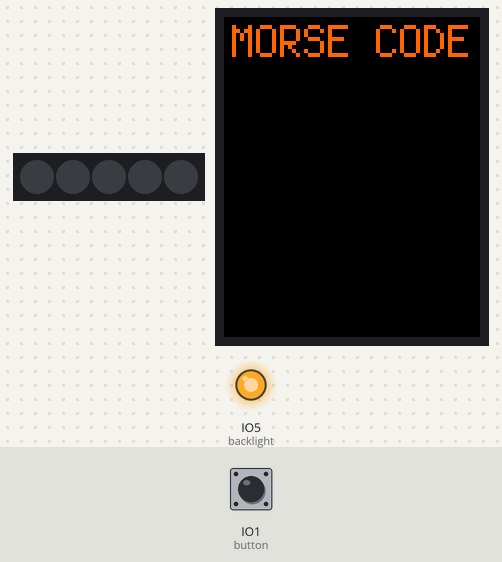
Bench run of a program on a simulated ESP32 board running CircuitPython. On the bench: 5 RGB LEDs in strip order, left to right, 128×160 colour display, output pins drawn as LEDs (lit = HIGH). Inputs (shaded band) come from the test bench; at power-on: IO1 (button) HIGH. Dim RGB values are drawn brighter than linear; pins used as bus, display or sensor lines are not drawn.

Above: at 1.2 s.
1.3 s: IO1 (button) pulled LOW for 0.15 s
At 1.38 s:
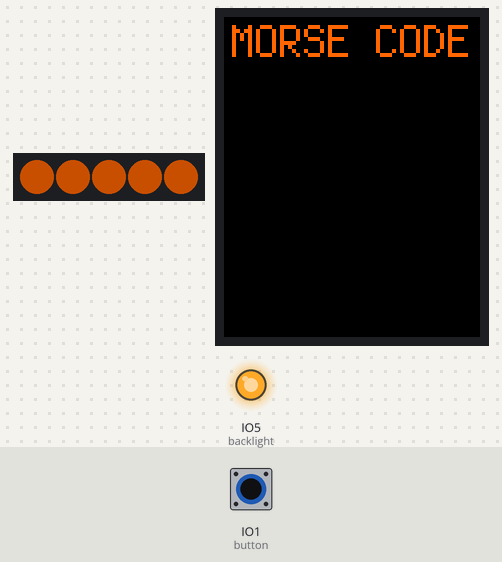
2.0 s: IO1 (button) pulled LOW for 1 s
At 2.6 s:
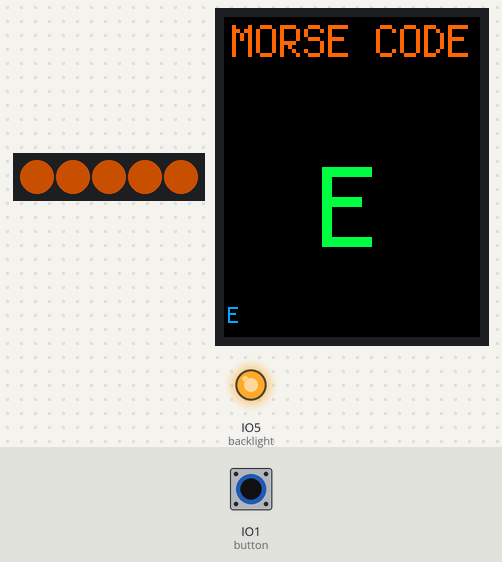
3.6 s: IO1 (button) pulled LOW for 0.15 s
At 4.01 s:
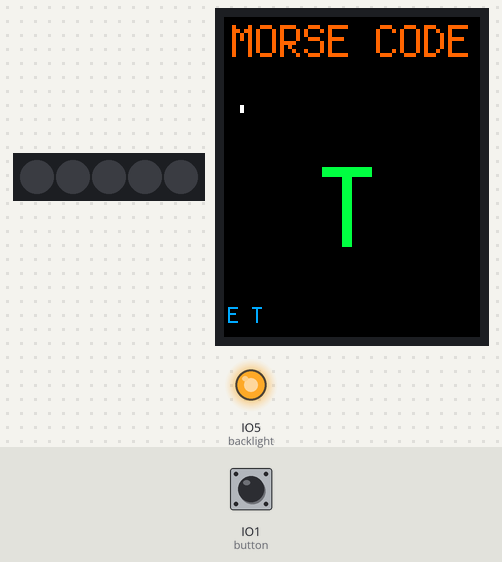
4.3 s: IO1 (button) pulled LOW for 3.2 s
At 5.5 s:
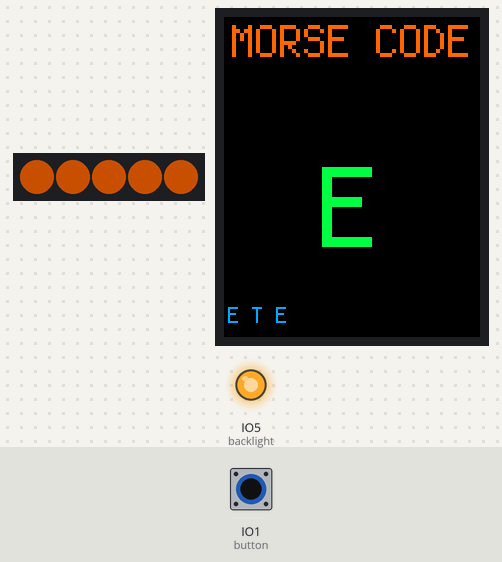
8.1 s: IO1 (button) pulled LOW for 0.15 s
At 8.51 s:
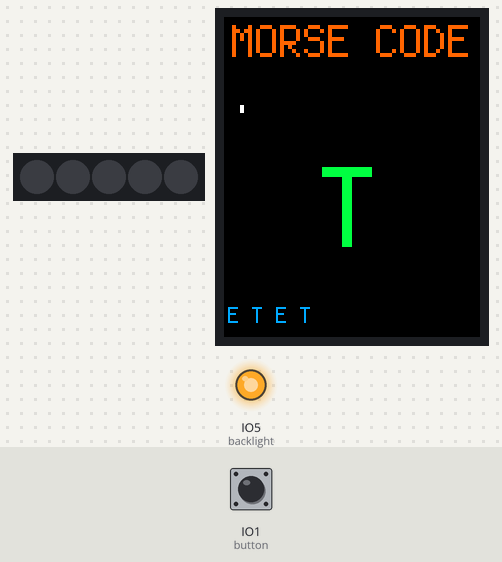
8.8 s: IO1 (button) pulled LOW for 1 s
At 9.6 s:
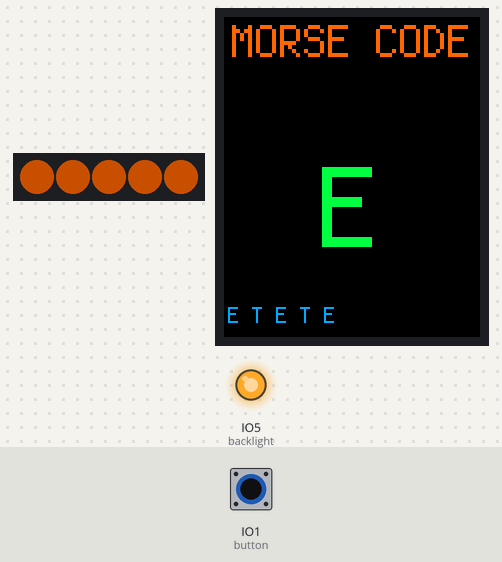
Timing chart, 0 to 11.4 s (numbered marks = the images above; inputs shaded):
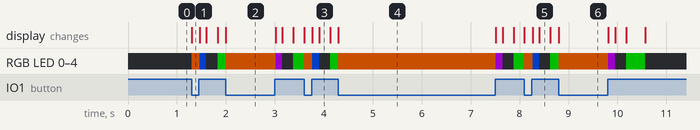

The program:

code.py
```python
import board
import busio
import displayio
import time
import digitalio
import neopixel
import fourwire
import adafruit_st7735r
import pwmio
from adafruit_display_text import label
import terminalio

# ---------------------------------------------------------------------------
# Morse code table
# ---------------------------------------------------------------------------
MORSE_TABLE = {
    '.-': 'A',    '-...': 'B',  '-.-.': 'C',  '-..': 'D',
    '.': 'E',     '..-.': 'F',  '--.': 'G',   '....': 'H',
    '..': 'I',    '.---': 'J',  '-.-': 'K',   '.-..': 'L',
    '--': 'M',    '-.': 'N',    '---': 'O',   '.--.': 'P',
    '--.-': 'Q',  '.-.': 'R',   '...': 'S',   '-': 'T',
    '..-': 'U',   '...-': 'V',  '.--': 'W',   '-..-': 'X',
    '-.--': 'Y',  '--..': 'Z',
    '-----': '0', '.----': '1', '..---': '2', '...--': '3',
    '....-': '4', '.....': '5', '-....': '6', '--...': '7',
    '---..': '8', '----.': '9',
}

# ---------------------------------------------------------------------------
# Switch 1 — IO1, pull-down wired (LOW when pressed); use internal Pull.UP
# ---------------------------------------------------------------------------
button = digitalio.DigitalInOut(board.IO1)
button.direction = digitalio.Direction.INPUT
button.pull = digitalio.Pull.UP   # True = released, False = pressed

# ---------------------------------------------------------------------------
# NeoPixels — IO4, 5 LEDs; used as input feedback
# ---------------------------------------------------------------------------
pixels = neopixel.NeoPixel(board.IO4, 5, brightness=0.4, auto_write=False)
pixels.fill((0, 0, 0))
pixels.show()

# ---------------------------------------------------------------------------
# Display
# ---------------------------------------------------------------------------
backlight = pwmio.PWMOut(board.IO5, frequency=1000, duty_cycle=65000)

# Font chip CS — must stay high so the font ROM doesn't corrupt the SPI bus
font_cs = digitalio.DigitalInOut(board.IO9)
font_cs.direction = digitalio.Direction.OUTPUT
font_cs.value = True

displayio.release_displays()
spi = busio.SPI(clock=board.IO12, MOSI=board.IO11)
display_bus = fourwire.FourWire(
    spi, command=board.IO6, chip_select=board.IO10, reset=board.IO7, baudrate=8_000_000
)
display = adafruit_st7735r.ST7735R(
    display_bus, width=128, height=160, rotation=0, bgr=True
)

bg_bitmap = displayio.Bitmap(128, 160, 1)
bg_palette = displayio.Palette(1)
bg_palette[0] = 0x000000
group = displayio.Group()
group.append(displayio.TileGrid(bg_bitmap, pixel_shader=bg_palette))

# "MORSE CODE" — 10 chars * 6px * scale 2 = 120px, x=4 fits 128px display
title_lbl = label.Label(terminalio.FONT, text="MORSE CODE", color=0xFF6600, scale=2, x=4, y=12)
group.append(title_lbl)

# Current input pattern (dots and dashes accumulate here while typing a letter)
pattern_lbl = label.Label(terminalio.FONT, text="", color=0xFFFFFF, scale=2, x=4, y=40)
group.append(pattern_lbl)

# Large decoded character — scale=5 (~30px wide), centered x=(128-30)//2=49
char_lbl = label.Label(terminalio.FONT, text=" ", color=0x00FF44, scale=5, x=49, y=95)
group.append(char_lbl)

# Accumulated decoded text — two lines at scale=1 (~21 chars each = 42 chars history)
text_lbl1 = label.Label(terminalio.FONT, text="", color=0x00AAFF, scale=1, x=2, y=131)
text_lbl2 = label.Label(terminalio.FONT, text="", color=0x00AAFF, scale=1, x=2, y=149)
group.append(text_lbl1)
group.append(text_lbl2)

display.root_group = group

# ---------------------------------------------------------------------------
# Timing constants — calibrated for ~10 WPM (PARIS standard, 1 unit = 80 ms)
# ---------------------------------------------------------------------------
UNIT             = 0.08
DOT_DASH_THRESH  = UNIT * 2.0   # < 160 ms = dot,  >= 160 ms = dash
CHAR_TIMEOUT     = UNIT * 4.5   # 360 ms gap after last release → decode
WORD_TIMEOUT     = UNIT * 9.0   # 720 ms gap → insert word space
DEBOUNCE         = 0.025        # 25 ms hardware debounce

MAX_LINE_CHARS   = 21     # chars per history line (128px / 6px per char)
MAX_TEXT_CHARS   = MAX_LINE_CHARS * 2


def update_text_display():
    if len(decoded_text) <= MAX_LINE_CHARS:
        text_lbl1.text = ""
        text_lbl2.text = decoded_text
    else:
        text_lbl1.text = decoded_text[-MAX_LINE_CHARS * 2:-MAX_LINE_CHARS]
        text_lbl2.text = decoded_text[-MAX_LINE_CHARS:]


# ---------------------------------------------------------------------------
# State
# ---------------------------------------------------------------------------
btn_state       = True    # debounced button (True = released)
last_edge_time  = 0.0
press_start     = 0.0
last_release    = 0.0
current_pattern = ""      # accumulates '.' and '-' for the current letter
decoded_text    = ""
char_pending    = False   # True while waiting for CHAR_TIMEOUT after a release
led_off_time    = 0.0     # monotonic time to extinguish LEDs (0 = stay on)


def set_leds(color, duration=0.0):
    global led_off_time
    pixels.fill(color)
    pixels.show()
    led_off_time = (time.monotonic() + duration) if duration > 0.0 else 0.0


def commit_char():
    global current_pattern, decoded_text, char_pending
    if not current_pattern:
        return
    letter = MORSE_TABLE.get(current_pattern, '?')
    decoded_text += letter
    if len(decoded_text) > MAX_TEXT_CHARS:
        decoded_text = decoded_text[-MAX_TEXT_CHARS:]
    char_lbl.text = letter
    update_text_display()
    current_pattern = ""
    pattern_lbl.text = ""
    char_pending = False
    set_leds((0, 200, 0), 0.4)   # green flash on successful decode


# ---------------------------------------------------------------------------
# Main loop
# ---------------------------------------------------------------------------
while True:
    now = time.monotonic()
    raw = button.value

    # --- Debounced edge detection ---
    if raw != btn_state and (now - last_edge_time) > DEBOUNCE:
        btn_state = raw
        last_edge_time = now

        if not btn_state:          # falling edge — button pressed
            press_start = now
            set_leds((255, 100, 0))        # amber while held

        else:                      # rising edge — button released
            duration = now - press_start
            if duration < DOT_DASH_THRESH:
                current_pattern += '.'
                set_leds((0, 80, 255), 0.15)    # blue flash = dot
            else:
                current_pattern += '-'
                set_leds((200, 0, 255), 0.15)   # purple flash = dash
            pattern_lbl.text = current_pattern
            last_release = now
            char_pending = True

    # --- Auto-extinguish LED feedback ---
    if led_off_time and now >= led_off_time:
        pixels.fill((0, 0, 0))
        pixels.show()
        led_off_time = 0.0

    # --- Character decode: fire after CHAR_TIMEOUT of silence ---
    if char_pending and btn_state and (now - last_release) > CHAR_TIMEOUT:
        commit_char()

    # --- Word space: insert ' ' after a longer pause ---
    if (decoded_text
            and not decoded_text.endswith(' ')
            and not current_pattern
            and last_release > 0
            and (now - last_release) > WORD_TIMEOUT):
        decoded_text += ' '
        if len(decoded_text) > MAX_TEXT_CHARS:
            decoded_text = decoded_text[-MAX_TEXT_CHARS:]
        update_text_display()
```

Measured:
- after the input at 1.3 s, RGB LED 0–4: off → RGB(102, 40, 0) at once, → RGB(0, 32, 102) 0.17 s later, → off 0.14 s later, → RGB(0, 80, 0) 0.23 s later
